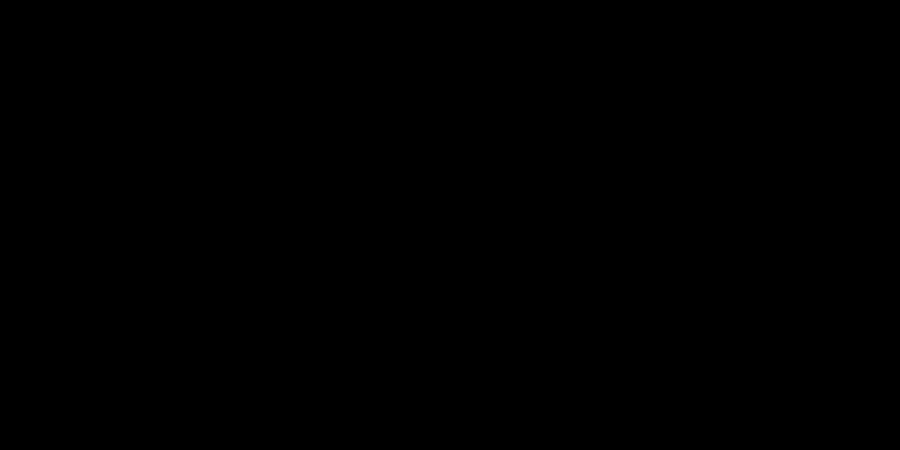
Frame 1 (no input)
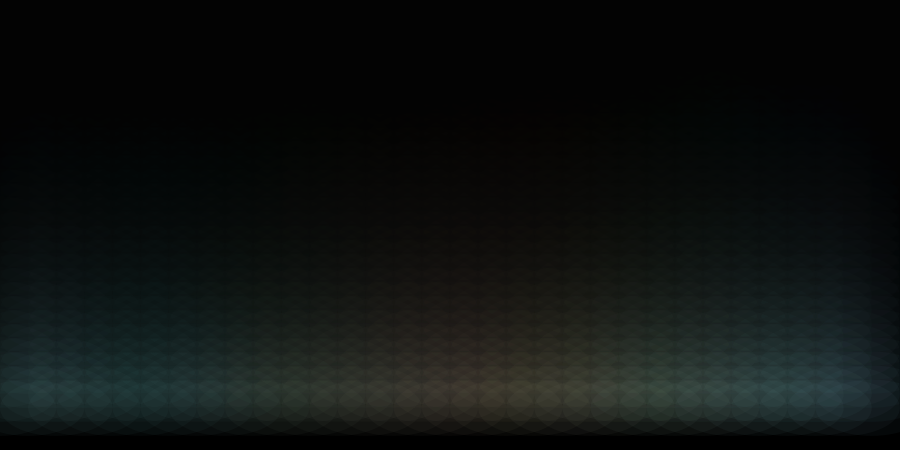
Frame 60 (the mouse pressed at the canvas centre just before this capture)
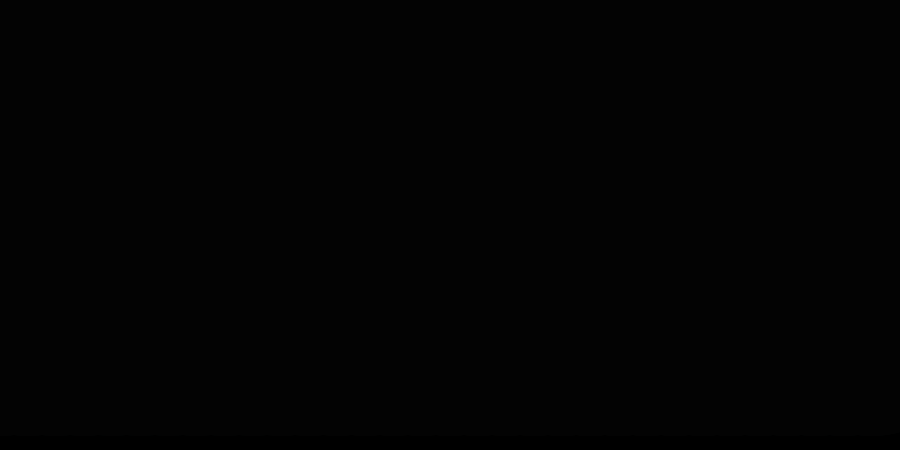
Frame 120 (the mouse held since frame 60 and released just before this capture)

The Processing sketch that drew these frames (run headless with seeded random() and noise(); from frame 60 on, the mouse is pressed at the canvas centre):

// Processing sketch: processing_49462
// ── processing_49462.pde

/*

  Pattern generator that uses continuous totalistic automata in 1D in 3 channels RGB
  
  fuzzy logic on which layer is pulled from
  
*/

float[][][] grid;
int gridSize;
int currentRow;

float automataOffset;

PFont fontA;

void setup(){

  gridSize = 32;
  
  grid = new float[3][gridSize][gridSize];
  
  size(900,450);
  background(0);

  initGrid();


}

void initGrid(){

  currentRow = 1;
  
  for(int i = 0; i < gridSize; i++){
    for(int j = 0; j < gridSize; j++){     
      for(int z = 0; z<3; z++){      
        grid[z][i][j] = 0.0;
        if(j == 0) {  grid[z][i][j] = random(1); }
      }
    }
  }

}

void tick(){

  automataOffset = mouseX / 960.0;
  
  int rowToReadFrom = currentRow - 1;
  if(currentRow == 0) { rowToReadFrom = gridSize - 1; }
  
  for(int channel = 0; channel < 3; channel++)
  {    
    for(int i = 0; i < gridSize; i++)
    {
      
      float average = 0.0;
      int whichToRead = floor(random(4));
      
      // evaluate
      if(i == 0){      
        average = (grid[channel][gridSize-1][rowToReadFrom] + grid[channel][i][rowToReadFrom] +grid[channel][i+1][rowToReadFrom]) / 3.0;
        average += automataOffset;
        if(average > 1.0) { average -= 1.0; }              
      }
      else if(i == gridSize - 1){      
        average = (grid[channel][i-1][rowToReadFrom] + grid[channel][i][rowToReadFrom] +grid[channel][0][rowToReadFrom]) / 3.0;
        average += automataOffset;
        if(average > 1.0) { average -= 1.0; }            
      }
      else{      
        average = (grid[channel][i-1][rowToReadFrom] + grid[channel][i][rowToReadFrom] +grid[channel][i+1][rowToReadFrom]) / 3.0;
        average += automataOffset;
        if(average > 1.0) { average -= 1.0; }        
      }      
      grid[channel][i][currentRow] = average;            
    }
  }

  currentRow++; if(currentRow == gridSize) currentRow = 0;

}

void draw(){

  if(mousePressed) { initGrid(); }
  
  tick();
  
  pushMatrix();

    scale(28.12,14.06);
  
    fill(0,0,0, 32);
    rect(-6,-6,gridSize+9, gridSize+9);
  
    for(int i = 0; i < gridSize; i++){
      stroke(0,0,0,0);
      fill(grid[0][i][currentRow]*255,grid[1][i][currentRow]*255, grid[2][i][currentRow]*255, 16); 
      ellipse(i, currentRow, 4, 4);    
    }
  popMatrix();
 
}   
                                
